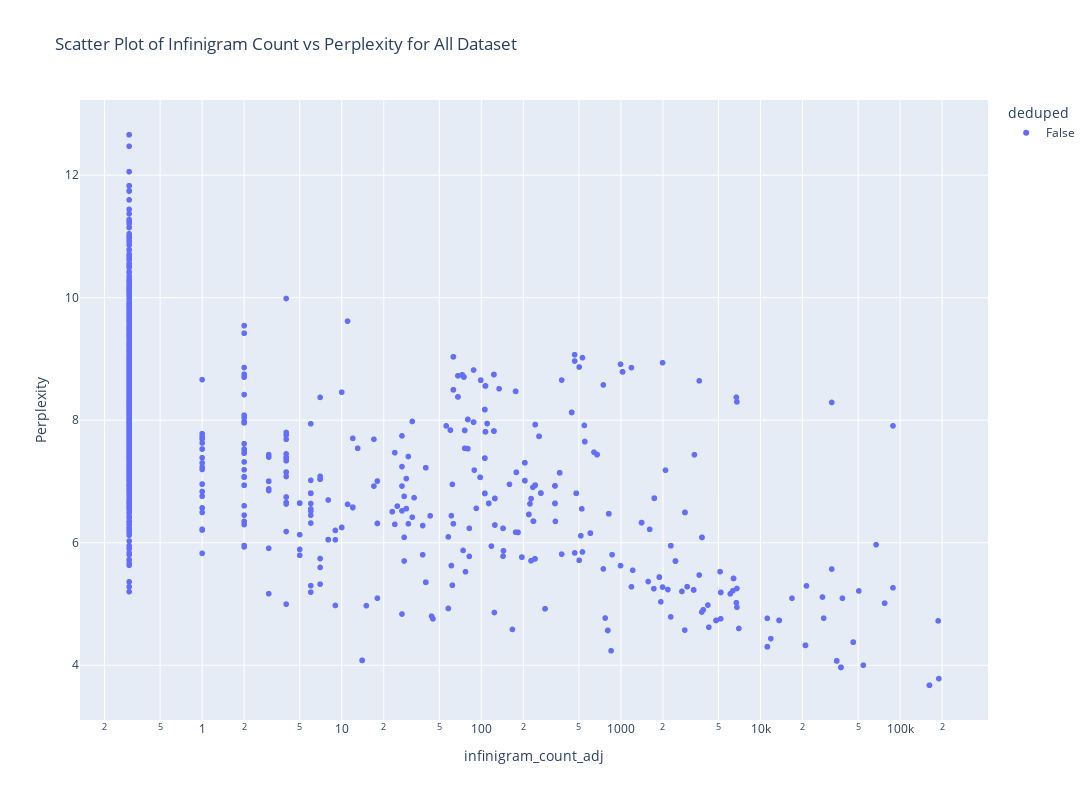

Source (notebook cell):
### Code cell
import plotly.express as px

# Filter the DataFrame for the "cyber" dataset

# Create a scatter plot
fig = px.scatter(df, x='infinigram_count_adj', y='perplexity', color='deduped',
                 title='Scatter Plot of Infinigram Count vs Perplexity for All Dataset',
                 labels={'infinigram_count': 'Infinigram Count', 'perplexity': 'Perplexity'},
                 hover_data=['text'])

fig.update_xaxes(type='log')

fig.update_layout({'width': 1200, 'height': 800})

# Show the plot
fig.show()

### Figure 1 — Plotly figure (JSON) as saved in the notebook; plotly's stock layout.template omitted (floating-point values rounded to 4 significant figures; data arrays with more than 128 entries replaced by an {"elided": "..."} marker saying what was removed)
{"data": [{"customdata": {"elided": "1618x1 str values"}, "hovertemplate": "deduped=False<br>infinigram_count_adj=%{x}<br>Perplexity=%{y}<br>text=%{customdata[0]}<extra></extra>", "legendgroup": "False", "marker": {"color": "#636efa", "symbol": "circle"}, "mode": "markers", "name": "False", "showlegend": true, "type": "scattergl", "x": {"elided": "1618 float values"}, "xaxis": "x", "y": {"elided": "1618 float values"}, "yaxis": "y"}], "layout": {"height": 800, "legend": {"title": {"text": "deduped"}, "tracegroupgap": 0}, "title": {"text": "Scatter Plot of Infinigram Count vs Perplexity for All Dataset"}, "width": 1200, "xaxis": {"anchor": "y", "domain": [0, 1], "title": {"text": "infinigram_count_adj"}, "type": "log"}, "yaxis": {"anchor": "x", "domain": [0, 1], "title": {"text": "Perplexity"}}}}
